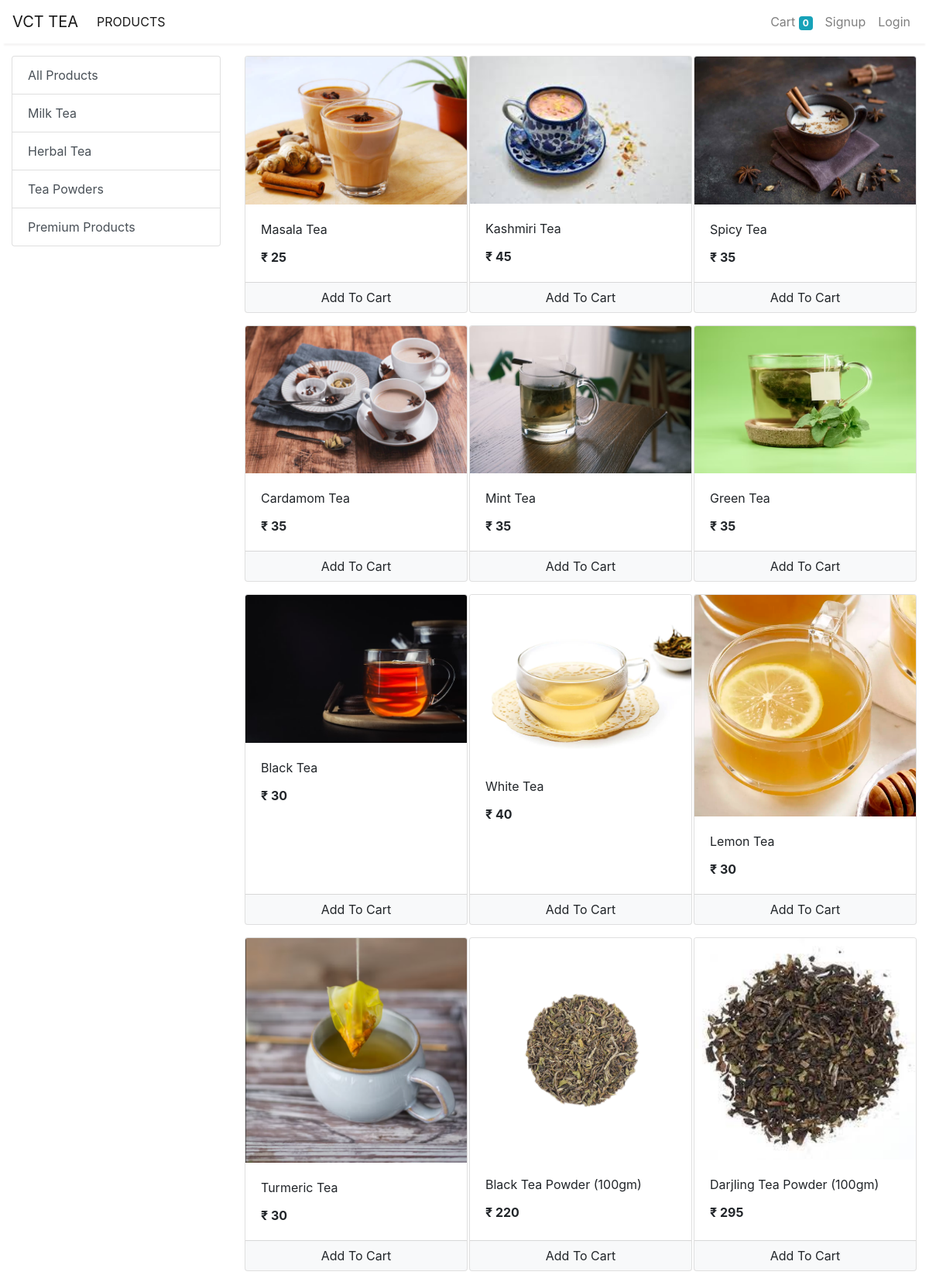
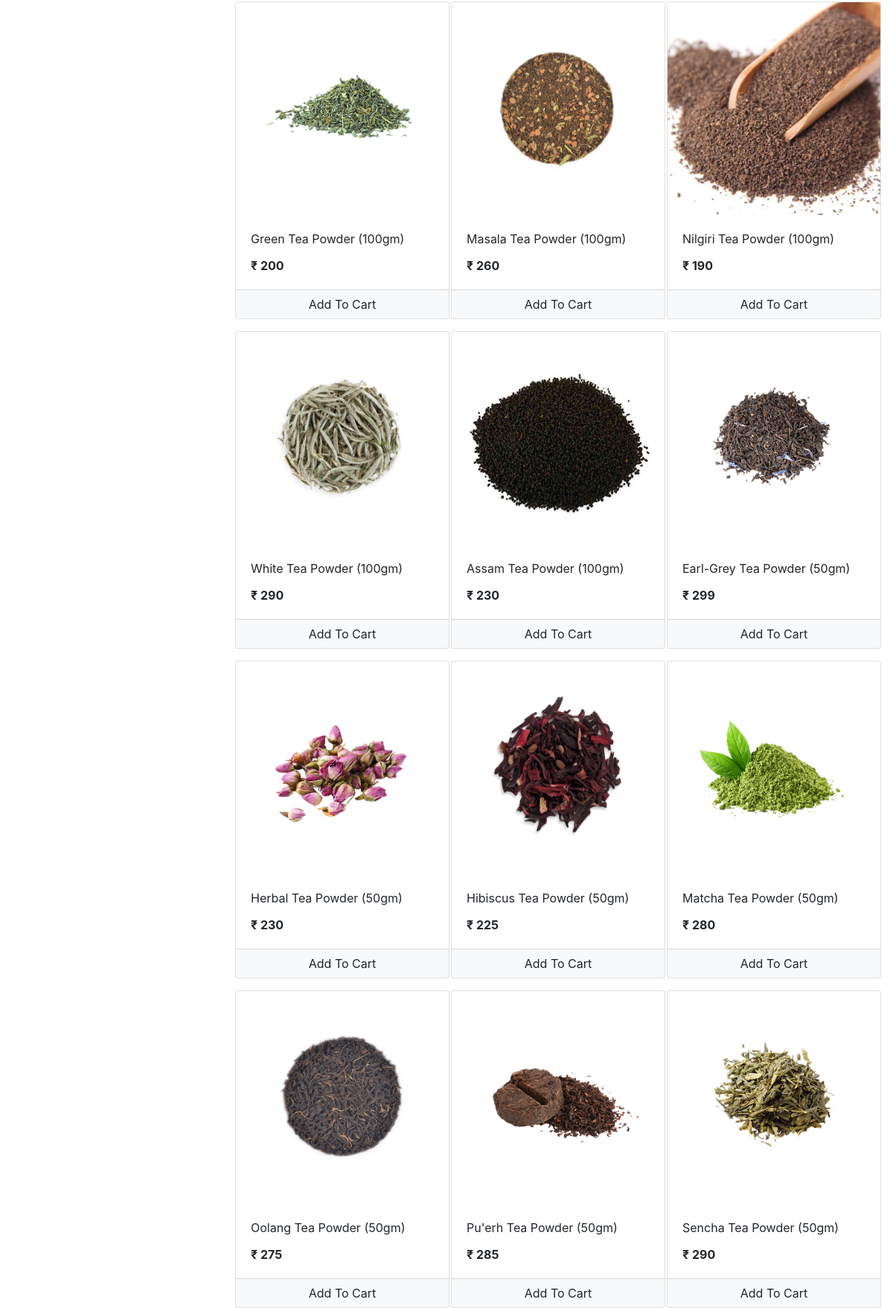
The app's page /store (upper part) with its own data (2 pictures, top to bottom).
### store/models/category.py (models this page shows, shortened)
class Category(models.Model):
    name = models.CharField(max_length=20)
    @staticmethod
    def get_all_categories():
        return Category.objects.all()

### store/models/product.py (models this page shows, shortened)
class Product(models.Model):
    name = models.CharField(max_length=50)
    price = models.IntegerField(default=0)
    category = models.ForeignKey(Category, on_delete=models.CASCADE, default=1)
    description = models.CharField(max_length=200, default='' , null=True , blank=True)
    image = models.ImageField(upload_to='uploads/products/')
    @staticmethod
    def get_all_products():
        return Product.objects.all()

### store/views/home.py (the view)
# urls.py: path('' , include('store.urls'))
def store(request):
    cart = request.session.get('cart')
    if not cart:
        request.session['cart'] = {}
    products = None
    categories = Category.get_all_categories()
    categoryID = request.GET.get('category')
    if categoryID:
        products = Product.get_all_products_by_categoryid(categoryID)
    else:
        products = Product.get_all_products();
    data = {}
    data['products'] = products
    data['categories'] = categories
    print('you are : ', request.session.get('email'))
    return render(request, 'index.html', data)

### store/templatetags/cart.py (called while the page is built)
@register.filter(name='is_in_cart')
def is_in_cart(product  , cart):
    keys = cart.keys()
    for id in keys:
        if int(id) == product.id:
            return True
    return False;

### store/templatetags/custom_filter.py (called while the page is built)
@register.filter(name='currency')
def currency(number):
    return "₹ "+str(number)

### store/templates/index.html (shortened to what this page needs)
{% extends 'base.html' %}
{% block content %}
{% load cart %}
{% load custom_filter %}
<div class="container-fluid mt-3">
	<div class="row">
		<div class="col-lg-3 mx-auto">
			<div class="list-group">
				<a href="/" class="list-group-item list-group-item-action">All Products</a>
				{% for category in categories %}
				<a href="/?category={{category.id}}"
					class="list-group-item list-group-item-action">{{category.name}}</a>
				{% endfor %}
			</div>
		</div>
		<div id='products' class="col-lg-9 mx-auto">
			<div class="row mx-auto">
				{% for product in products %}
				<div class="card mx-auto mb-3" id={{product.id}} style="width: 18rem;">
					<img class="card-img-top" src="{{product.image.url}}" alt="Card image cap">
					<div class="card-body">
						<p class="card-title">{{product.name}}</p>
						<p class="card-text"><b>{{product.price|currency}}</b></p>
					</div>
					<div class="card-footer p-0 no-gutters">
						{% if product|is_in_cart:request.session.cart %}
						<div class="row no-gutters">
							<form action="/#{{product.id}}" class="col-2 " method="post">
								{% csrf_token %}
								<input hidden type="text" name='product' value='{{product.id}}'>
								<input hidden type="text" name='remove' value='True'>
								<input type="submit" value=" - " class="btn btn-block btn-light border-right">
							</form>
							<div class="text-center col">{{product|cart_quantity:request.session.cart}} in Cart</div>
							<form action="/#{{product.id}}" class="col-2 " method="post">
								{% csrf_token %}
								<input hidden type="text" name='product' value='{{product.id}}'>
								<input type="submit" value=" + " class="btn btn-block btn-light border-left">
							</form>
						</div>
						{% else %}
						<form action="/#{{product.id}}" method="POST" class="btn-block">
							<input type="submit" class="float-right btn btn-light  form-control"
								value="Add To Cart">
						</form>
						{% endif %}
					</div>
				</div>
				{% endfor %}
			</div>
		</div>
	</div>
</div>
{% endblock %}

### records on screen
Category: name "Milk Tea"
Category: name "Herbal Tea"
Category: name "Tea Powders"
Category: name "Premium Products"
Product: image (picture), name "Masala Tea", price "₹ 25"
Product: image (picture), name "Kashmiri Tea", price "₹ 45"
Product: image (picture), name "Spicy Tea", price "₹ 35"
Product: image (picture), name "Cardamom Tea", price "₹ 35"
Product: image (picture), name "Mint Tea", price "₹ 35"
Product: image (picture), name "Green Tea", price "₹ 35"
Product: image (picture), name "Black Tea", price "₹ 30"
Product: image (picture), name "White Tea", price "₹ 40"
Product: image (picture), name "Lemon Tea", price "₹ 30"
Product: image (picture), name "Turmeric Tea", price "₹ 30"
Product: image (picture), name "Black Tea Powder (100gm)", price "₹ 220"
Product: image (picture), name "Darjling Tea Powder (100gm)", price "₹ 295"
Product: image (picture), name "Green Tea Powder (100gm)", price "₹ 200"
Product: image (picture), name "Masala Tea Powder (100gm)", price "₹ 260"
Product: image (picture), name "Nilgiri Tea Powder (100gm)", price "₹ 190"
Product: image (picture), name "White Tea Powder (100gm)", price "₹ 290"
Product: image (picture), name "Assam Tea Powder (100gm)", price "₹ 230"
Product: image (picture), name "Earl-Grey Tea Powder (50gm)", price "₹ 299"
Product: image (picture), name "Herbal Tea Powder (50gm)", price "₹ 230"
Product: image (picture), name "Hibiscus Tea Powder (50gm)", price "₹ 225"
Product: image (picture), name "Matcha Tea Powder (50gm)", price "₹ 280"
Product: image (picture), name "Oolang Tea Powder (50gm)", price "₹ 275"
Product: image (picture), name "Pu'erh Tea Powder (50gm)", price "₹ 285"
Product: image (picture), name "Sencha Tea Powder (50gm)", price "₹ 290"

### other values on screen
{{ request.session.cart.keys|length }} "0"
